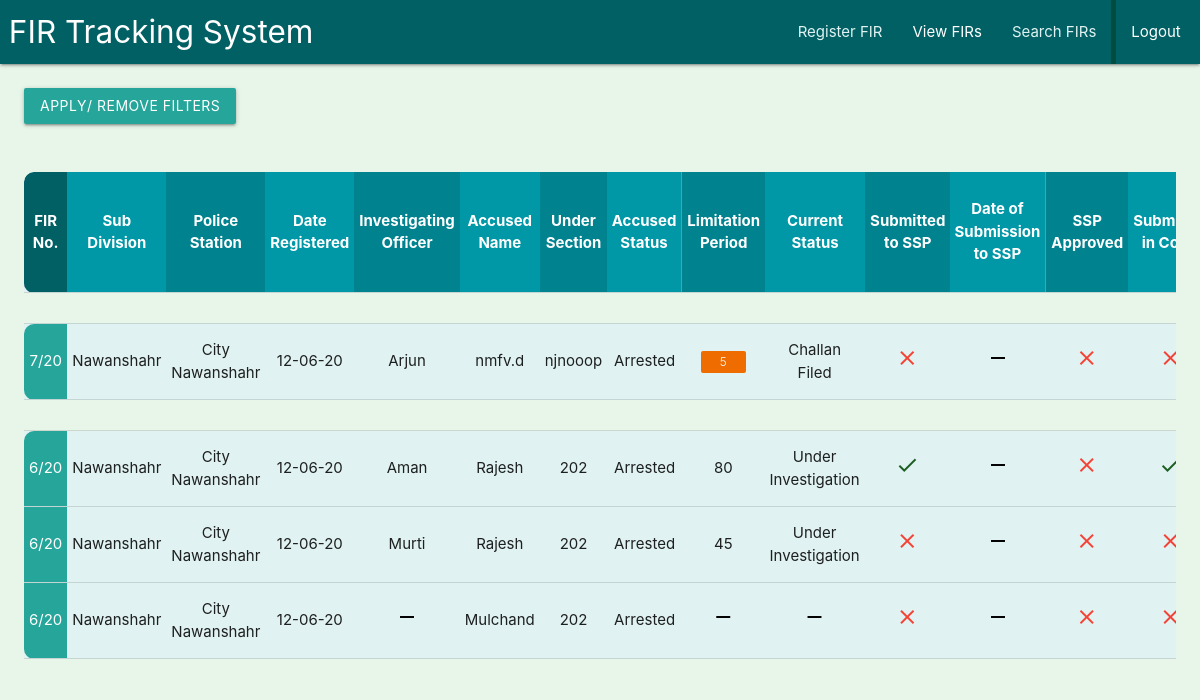
Screenshot of /fir/filter/ (signed in) with the database file from the repository.
### fir/models.py (models this page shows, shortened)
class FIR(models.Model):
    PHASE_CHOICES=[(1,1),(2,2),(3,3)]
    ACCUSED_STATUS_CHOICES = [('arrested','Arrested'),('not_arrested','Not Arrested'),('po','PO')]
    CURRENT_STATUS_CHOICES = [('under_investigation','Under Investigation'),('challan_filed','Challan Filed'),('untraced','Untraced'),('cancelled','Cancelled')]
    COURT_STATUS_CHOICES = [('pending','Pending'),('accepted','Accepted'),('reinvestigation','Reinvestigation')]
    sub_division = models.ForeignKey("location.SubDivision", related_name='firs', on_delete=models.CASCADE)
    police_station = models.ForeignKey("location.PoliceStation", related_name='firs', on_delete=models.CASCADE)
    fir_no = models.CharField(max_length=50)
    phase = models.PositiveIntegerField(choices=PHASE_CHOICES)
    date_created = models.DateField(auto_now_add=True)
    io_name = models.CharField(max_length=50, blank=True, null=True)
    accused_name = models.TextField(blank=True, null=True)
    under_section = models.CharField(max_length=50, blank=True, null=True)
    accused_status = models.CharField(max_length=50, choices=ACCUSED_STATUS_CHOICES, blank=True, null=True)
    limitation_period = models.PositiveIntegerField(blank=True, null=True)
    current_status = models.CharField(max_length=50, choices=CURRENT_STATUS_CHOICES, blank=True, null=True)
    put_in_ssp_office = models.BooleanField(default=False)
    put_in_ssp_office_date = models.DateField(blank=True, null=True)
    ssp_approved = models.BooleanField(default=False)
    put_in_court = models.BooleanField(default=False)
    put_in_court_date = models.DateField(blank=True, null=True)
    received_in_court = models.BooleanField(default=False)
    received_in_court_date = models.DateField(blank=True, null=True)
    court_status = models.CharField(max_length=50, choices=COURT_STATUS_CHOICES, blank=True,  null=True)
    reverted_by_court_date = models.DateField(blank=True,  null=True)
    received_from_court_date = models.DateField(blank=True,  null=True)
    appointed_io = models.CharField(max_length=50, blank=True,  null=True)
    class Meta():
        unique_together = ['sub_division', 'police_station', 'fir_no', 'phase']
        ordering = ['sub_division', 'police_station', '-fir_no', 'phase']
        verbose_name = 'FIR'
        verbose_name_plural = 'FIRs'

### location/models.py (models this page shows)
class SubDivision(models.Model):
    name = models.CharField(max_length=50)
    def __str__(self):
        return self.name

class PoliceStation(models.Model):
    sub_division = models.ForeignKey("location.SubDivision", related_name='police_stations',on_delete=models.CASCADE)
    name = models.CharField(max_length=50)
    def __str__(self):
        return self.name

### fir/views.py (the view, shortened to what this page needs)
# urls.py: path('filter/', views.filter_data_view, name='filter_fir_data')
@login_required
def filter_data_view(request):
    dsp_record_keepers = [u['user'] for u in acc_models.DSPRecordKeeper.objects.all().values('user')]
    police_station_record_keepers = [u['user'] for u in acc_models.PoliceStationRecordKeeper.objects.all().values('user')]
    court_record_keepers = [u['user'] for u in acc_models.CourtRecordKeeper.objects.all().values('user')]
    days_to_expire_lower_limit = request.GET.get('days_to_expire__gte', None)
    days_to_expire_upper_limit = request.GET.get('days_to_expire__lte', None)
    if request.user.pk in dsp_record_keepers:
        fir_list = models.FIR.objects.all().filter(sub_division__pk__exact=acc_models.DSPRecordKeeper.objects.get(user__pk__exact=request.user.pk).sub_division.pk)
        if(days_to_expire_lower_limit):
            lower_limit = datetime.date.today() + datetime.timedelta(days=int(days_to_expire_lower_limit))
            fir_id_list = []
            for fir in fir_list:
                if fir.date_created >= lower_limit - datetime.timedelta(fir.limitation_period or 0):
                    fir_id_list.append(fir.pk)
            fir_list = fir_list.filter(pk__in = fir_id_list)
        if(days_to_expire_upper_limit):
            upper_limit = datetime.date.today() + datetime.timedelta(days=int(days_to_expire_upper_limit))
            fir_id_list = []
            for fir in fir_list:
                if fir.date_created <= upper_limit - datetime.timedelta(fir.limitation_period or 0):
                    fir_id_list.append(fir.pk)
            fir_list = fir_list.filter(pk__in = fir_id_list)
        fir_filtered_data = filters.FirFilterSubDivision(request.GET, queryset = fir_list)
    elif request.user.pk in police_station_record_keepers:
        fir_list = models.FIR.objects.all().filter(police_station__exact=acc_models.PoliceStationRecordKeeper.objects.get(user__pk__exact=request.user.pk).police_station)
        fir_filtered_data = filters.FirFilterPoliceStationCourt(request.GET, queryset = fir_list)
    return render(request, 'fir/list_firs_filtered.html', {'fir_filtered_data': fir_filtered_data, 'days_to_expire_lower_limit_value': days_to_expire_lower_limit, 'days_to_expire_upper_limit_value': days_to_expire_upper_limit})

### account/context_preprocessors.py (called while the page is built)
def UserList(request):
    police_station_record_keepers = [u['user'] for u in models.PoliceStationRecordKeeper.objects.all().values('user')]
    court_record_keepers = [u['user'] for u in models.CourtRecordKeeper.objects.all().values('user')]
    dsp_record_keepers = [u['user'] for u in models.DSPRecordKeeper.objects.all().values('user')]
    vrk_record_keepers = [u['user'] for u in models.VRKRecordKeeper.objects.all().values('user')]
    ssp_record_keepers = [u['user'] for u in models.SSPRecordKeeper.objects.all().values('user')]
    return {'police_station_record_keepers':police_station_record_keepers,
            'court_record_keepers':court_record_keepers,
            'dsp_record_keepers':dsp_record_keepers,
            'vrk_record_keepers':vrk_record_keepers,
            'ssp_record_keepers':ssp_record_keepers,
            }

### fir/templatetags/templatetag.py (called while the page is built)
@register.filter
def is_last_phase(pk):
    fir_object = models.FIR.objects.get(pk__exact=pk)
    fir_phase = fir_object.phase
    fir_phase_list = models.FIR.objects.all().filter(fir_no__exact=fir_object.fir_no, police_station__exact=fir_object.police_station, sub_division__exact=fir_object.sub_division)
    if fir_phase==len(fir_phase_list):
        return True
    else:
        return False

@register.filter
def is_first_phase(pk):
    fir_object = models.FIR.objects.get(pk__exact=pk)
    fir_phase = fir_object.phase
    if fir_phase==1:
        return True
    else:
        return False

@register.filter
def is_next_phase_possible(pk):
    fir_object = models.FIR.objects.get(pk__exact=pk)
    fir_phase = fir_object.phase
    if fir_phase==3:
        return False
    fir_phase_list = models.FIR.objects.all().filter(fir_no__exact=fir_object.fir_no, police_station__exact=fir_object.police_station, sub_division__exact=fir_object.sub_division)
    if fir_phase==len(fir_phase_list):
        return True
    else:
        return False

@register.filter
def will_expire_at(pk):
    fir_object = models.FIR.objects.get(pk__exact=pk)
    time_diff = (datetime.date.today() - fir_object.date_created).days
    if time_diff > fir_object.limitation_period:
        return 0
    elif fir_object.limitation_period - time_diff <= 10:
        return 1
    elif fir_object.limitation_period - time_diff <= 20:
        return 2
    else:
        return 3

### fir/templates/fir/list_firs_filtered.html (shortened to what this page needs)
{% extends 'base.html' %}
{% load static %}
{% load widget_tweaks %}
{% load templatetag %}
{% block head %}
    <link rel="stylesheet" href="{% static 'css/list_css_temp.css' %}">
{% endblock %}
{% block content %}
  <a class="waves-effect waves-light btn modal-trigger" href="#filter_form" style="margin: 2%;">Apply/ Remove Filters</a>
  {% with fir_list=fir_filtered_data.qs %}
    {% include 'fir/_firs_list.html' %}
  {% endwith %}
{% endblock %}

### fir/templates/fir/_firs_list.html (shortened to what this page needs)
{% load templatetag %}
<div class="table_wrapper" data-fl-scrolls>
    <table class="centered responsive-table table_div list-table highlight teal lighten-5">
        <thead class="indigo lighten-2 white-text">
            <tr class="list-tr">
                <th class="list-th">FIR No.</th>
                <th class="list-th">Sub Division</th>
                <th class="list-th">Police Station</th>
                <th class="list-th">Date Registered</th>
                <th class="list-th">Investigating Officer</th>
                <th class="list-th">Accused Name</th>
                <th class="list-th">Under Section</th>
                <th class="list-th">Accused Status</th>
                <th class="list-th">Limitation Period</th>
                <th class="list-th">Current Status</th>
                <th class="list-th">Submitted to SSP</th>
                <th class="list-th">Date of Submission to SSP</th>
                <th class="list-th">SSP Approved</th>
                <th class="list-th">Submitted in Court</th>
            </tr>
        </thead>
        <tbody>
            <tr class="green lighten-5" style="position: sticky !important; top: 0;">
                <td class="list-td"></td><td class="list-td"></td><td class="list-td"></td><td class="list-td"></td><td class="list-td"></td><td class="list-td"></td><td class="list-td"></td><td class="list-td"></td><td class="list-td"></td><td class="list-td"></td><td class="list-td"></td><td class="list-td"></td><td class="list-td"></td><td class="list-td"></td>
            </tr>
            {% for fir in fir_list %}
                <tr class="list-tr">
                    {% if fir.pk|is_last_phase %}
                        {% if fir.pk|is_first_phase %}
                            <td class="list-td" style="border-bottom-left-radius: 10px; border-top-left-radius: 10px;">{{fir.fir_no}}</td>
                        {% else %}
                            <td class="list-td" style="border-bottom-left-radius: 10px;">{{fir.fir_no}}</td>
                        {% endif %}
                    {% elif fir.pk|is_first_phase %}
                        <td class="list-td" style="border-top-left-radius: 10px;">{{fir.fir_no}}</td>
                    {% else %}
                        <td class="list-td">{{fir.fir_no}}</td>
                    {% endif %}
                    <td class="list-td">{{fir.sub_division}}</td>
                    <td class="list-td">{{fir.police_station}}</td>
                    <td class="list-td">{{fir.date_created|date:'d-m-y'}}</td>
                    {% if fir.io_name %}
                        <td class="list-td">{{fir.io_name}}</td>
                    {% else %}
                        <td class="list-td"><i class="material-icons black-text">remove</i></td>
                    {% endif %}
                    {% if fir.accused_name %}
                        <td class="list-td">{{fir.accused_name}}</td>
                    {% else %}
                        <td class="list-td"><i class="material-icons black-text">remove</i></td>
                    {% endif %}
                    {% if fir.under_section %}
                        <td class="list-td">{{fir.under_section}}</td>
                    {% else %}
                        <td class="list-td"><i class="material-icons black-text">remove</i></td>
                    {% endif %}
                    {% if fir.accused_status == "arrested" %}
                        <td class="list-td">Arrested</td>
                    {% elif fir.accused_status == "not_arrested" %}
                        <td class="list-td">Not-Arrested</td>
                    {% elif fir.accused_status == "po" %}
                        <td class="list-td">P.O.</td>
                    {% else %}
                        <td class="list-td"><i class="material-icons black-text">remove</i></td>
                    {% endif %}
                    {% if fir.limitation_period %}
                        <td class="list-td">
                            {% if fir.pk|will_expire_at == 0 %}
                                <span class="new badge red darken-3" data-badge-caption="">{{fir.limitation_period}}</span>
                            {% elif fir.pk|will_expire_at == 1 %}
                                <span class="new badge orange darken-3" data-badge-caption="">{{fir.limitation_period}}</span>
                            {% elif fir.pk|will_expire_at == 2 %}
                                <span class="new badge amber lighten-2 black-text" data-badge-caption="">{{fir.limitation_period}}</span>
                            {% elif fir.pk|will_expire_at == 3 %}
                                {{fir.limitation_period}}
                            {% endif %}
                        </td>
                    {% else %}
                        <td class="list-td"><i class="material-icons black-text">remove</i></td>
                    {% endif %}
                    {% if fir.current_status == "challan_filed" %}
                        <td class="list-td">Challan Filed</td>
                    {% elif fir.current_status == "untraced" %}
                        <td class="list-td">Untraced</td>
                    {% elif fir.current_status == "under_investigation" %}
                        <td class="list-td">Under Investigation</td>
                    {% elif fir.current_status == "cancelled" %}
                        <td class="list-td">Cancelled</td>
                    {% else %}
                        <td class="list-td"><i class="material-icons black-text">remove</i></td>
                    {% endif %}
                    {% if fir.put_in_ssp_office %}
                        <td class="list-td"><i class="material-icons green-text text-darken-4">check</i></td>
                    {% else %}
                        <td class="list-td"><i class="material-icons red-text">close</i></td>
                    {% endif %}
                    {% if fir.put_in_ssp_office_date %}
                        <td class="list-td">{{fir.put_in_ssp_office_date|date:'d-m-y'}}</td>
                    {% else %}
                        <td class="list-td"><i class="material-icons black-text">remove</i></td>
                    {% endif %}
                    {% if fir.ssp_approved %}
                        <td class="list-td"><i class="material-icons green-text text-darken-4">check</i></td>
                    {% else %}
                        <td class="list-td"><i class="material-icons red-text">close</i></td>
                    {% endif %}
                    {% if fir.put_in_court %}
                        <td class="list-td"><i class="material-icons green-text text-darken-4">check</i></td>
                    {% else %}
                        <td class="list-td"><i class="material-icons red-text">close</i></td>
                    {% endif %}
                </tr>
                {% if fir.pk|is_last_phase %}
                    <tr class="green lighten-5">
                        <td class="list-td"></td><td class="list-td"></td><td class="list-td"></td><td class="list-td"></td><td class="list-td"></td><td class="list-td"></td><td class="list-td"></td><td class="list-td"></td><td class="list-td"></td><td class="list-td"></td><td class="list-td"></td><td class="list-td"></td><td class="list-td"></td><td class="list-td"></td>
                    </tr>
                {% endif %}
            {% endfor %}
        </tbody>
    </table>
</div>

### static/css/list_css_temp.css (style rules this page uses)
.table_wrapper { overflow-x: scroll; overflow-y: auto; max-height: 500px; margin: 2%; border-top-left-radius: 10px; border-bottom-left-radius: 10px; }
th.list-th { position: sticky !important; top: 0; z-index: 2; border-radius: 0; font-family: -apple-system, BlinkMacSystemFont, 'Segoe UI', Roboto, Oxygen, Ubuntu, Cantarell, 'Open Sans', 'Helvetica Neue', sans-serif; }
td.list-td { border-radius: 0; }
tr.list-tr td.list-td:nth-child(1) { background-color: #26a69a; color: #ffffff; position: sticky !important; left: 0; }
tr.list-tr th.list-th:nth-child(even) { background-color: #0097a7 !important; }
tr.list-tr th.list-th:nth-child(odd) { background-color: #00838f !important; }
tr.list-tr th.list-th:nth-child(1) { background-color: #006064 !important; border-top-left-radius: 10px; border-bottom-left-radius: 10px; position: sticky !important; left: 0; z-index: 3; }

### templates/base.html (style rules this page uses)
body { font-family: -apple-system, BlinkMacSystemFont, 'Segoe UI', Roboto, Oxygen, Ubuntu, Cantarell, 'Open Sans', 'Helvetica Neue', sans-serif !important; }

### rows the page displays
FIR: fir_no "7/20", sub_division "Nawanshahr", police_station "City Nawanshahr", date_created "12-06-20", io_name "Arjun", accused_name "nmfv.d", under_section "njnooop", accused_status "Arrested", limitation_period "5", current_status "Challan Filed", put_in_ssp_office False (drawn), ssp_approved False (drawn), put_in_court False (drawn)
FIR: fir_no "6/20", sub_division "Nawanshahr", police_station "City Nawanshahr", date_created "12-06-20", io_name "Aman", accused_name "Rajesh", under_section "202", accused_status "Arrested", limitation_period "80", shows "Under Investigation", put_in_ssp_office True (drawn), ssp_approved False (drawn), put_in_court True (drawn)
FIR: fir_no "6/20", sub_division "Nawanshahr", police_station "City Nawanshahr", date_created "12-06-20", io_name "Murti", accused_name "Rajesh", under_section "202", accused_status "Arrested", limitation_period "45", shows "Under Investigation", put_in_ssp_office False (drawn), ssp_approved False (drawn), put_in_court False (drawn)
FIR: fir_no "6/20", sub_division "Nawanshahr", police_station "City Nawanshahr", date_created "12-06-20", accused_name "Mulchand", under_section "202", accused_status "Arrested", put_in_ssp_office False (drawn), ssp_approved False (drawn), put_in_court False (drawn)
